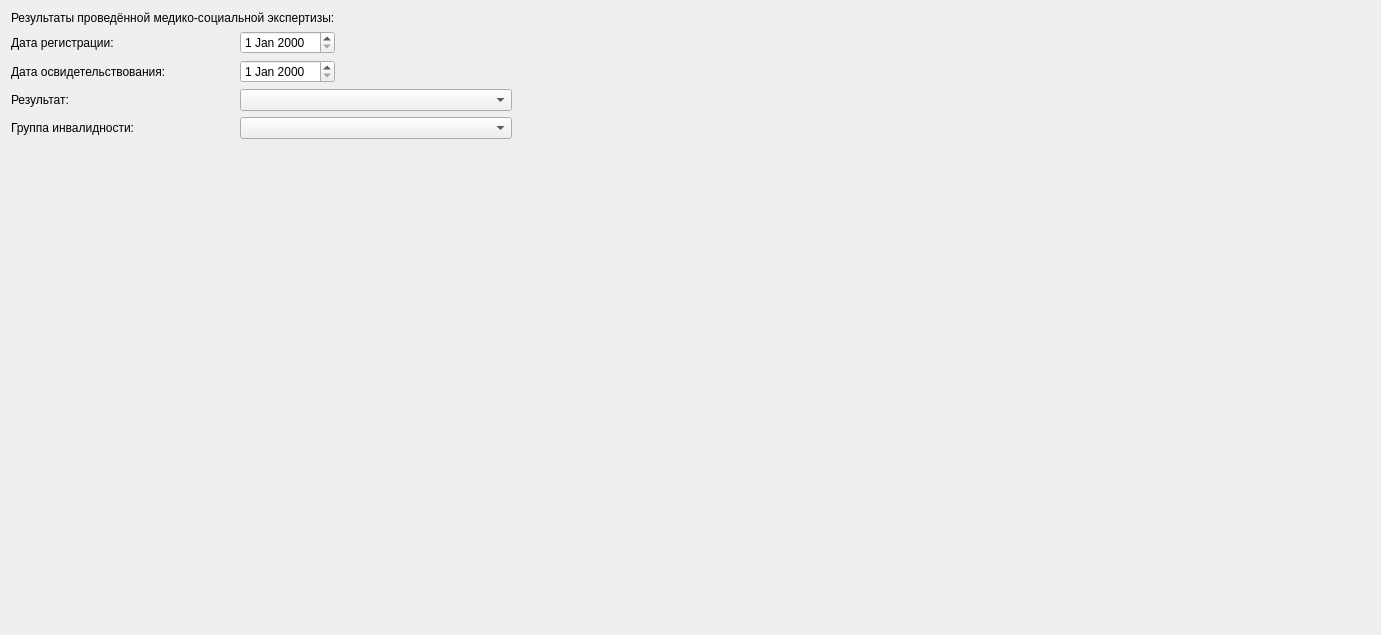
          <widget class="QWidget" name="tabResultMSE">
           <attribute name="title">
            <string>Р&amp;езультат МСЭ</string>
           </attribute>
           <layout class="QGridLayout" name="gridLayout_2" columnstretch="0,0,0,1,5">
            <item row="0" column="0" colspan="3">
             <widget class="QLabel" name="lblAdditionalDataResultMSI">
              <property name="text">
               <string>Результаты проведённой медико-социальной экспертизы:</string>
              </property>
             </widget>
            </item>
            <item row="1" column="0" colspan="2">
             <widget class="QLabel" name="lblAdditionalDataRegistrationDate">
              <property name="text">
               <string>Дата регистрации:</string>
              </property>
             </widget>
            </item>
            <item row="1" column="2">
             <widget class="CDateEdit" name="edtAdditionalDataRegistrationDate">
              <property name="sizePolicy">
               <sizepolicy hsizetype="Maximum" vsizetype="Fixed">
                <horstretch>0</horstretch>
                <verstretch>0</verstretch>
               </sizepolicy>
              </property>
             </widget>
            </item>
            <item row="1" column="3" colspan="2">
             <spacer name="horizontalSpacer_5">
              <property name="orientation">
               <enum>Qt::Horizontal</enum>
              </property>
              <property name="sizeHint" stdset="0">
               <size>
                <width>1029</width>
                <height>20</height>
               </size>
              </property>
             </spacer>
            </item>
            <item row="2" column="0" colspan="2">
             <widget class="QLabel" name="lblAdditionalDataExaminationDate">
              <property name="text">
               <string>Дата освидетельствования:</string>
              </property>
             </widget>
            </item>
            <item row="2" column="2">
             <widget class="CDateEdit" name="edtAdditionalDataExaminationDate">
              <property name="sizePolicy">
               <sizepolicy hsizetype="Maximum" vsizetype="Fixed">
                <horstretch>0</horstretch>
                <verstretch>0</verstretch>
               </sizepolicy>
              </property>
             </widget>
            </item>
            <item row="3" column="0">
             <widget class="QLabel" name="lblAdditionalDataResult">
              <property name="text">
               <string>Результат:</string>
              </property>
             </widget>
            </item>
            <item row="3" column="2" colspan="2">
             <widget class="CStrComboBox" name="cmbAdditionalDataResultMSI"/>
            </item>
            <item row="3" column="4">
             <spacer name="horizontalSpacer_8">
              <property name="orientation">
               <enum>Qt::Horizontal</enum>
              </property>
              <property name="sizeHint" stdset="0">
               <size>
                <width>407</width>
                <height>20</height>
               </size>
              </property>
             </spacer>
            </item>
            <item row="4" column="0" colspan="2">
             <widget class="QLabel" name="lblAdditionalDataDisabilityGroup">
              <property name="text">
               <string>Группа инвалидности:</string>
              </property>
             </widget>
            </item>
            <item row="4" column="2" colspan="2">
             <widget class="CStrComboBox" name="cmbAdditionalDataDisabilityGroup"/>
            </item>
            <item row="5" column="1">
             <spacer name="verticalSpacer_4">
              <property name="orientation">
               <enum>Qt::Vertical</enum>
              </property>
              <property name="sizeHint" stdset="0">
               <size>
                <width>20</width>
                <height>485</height>
               </size>
              </property>
             </spacer>
            </item>
           </layout>
          </widget>
